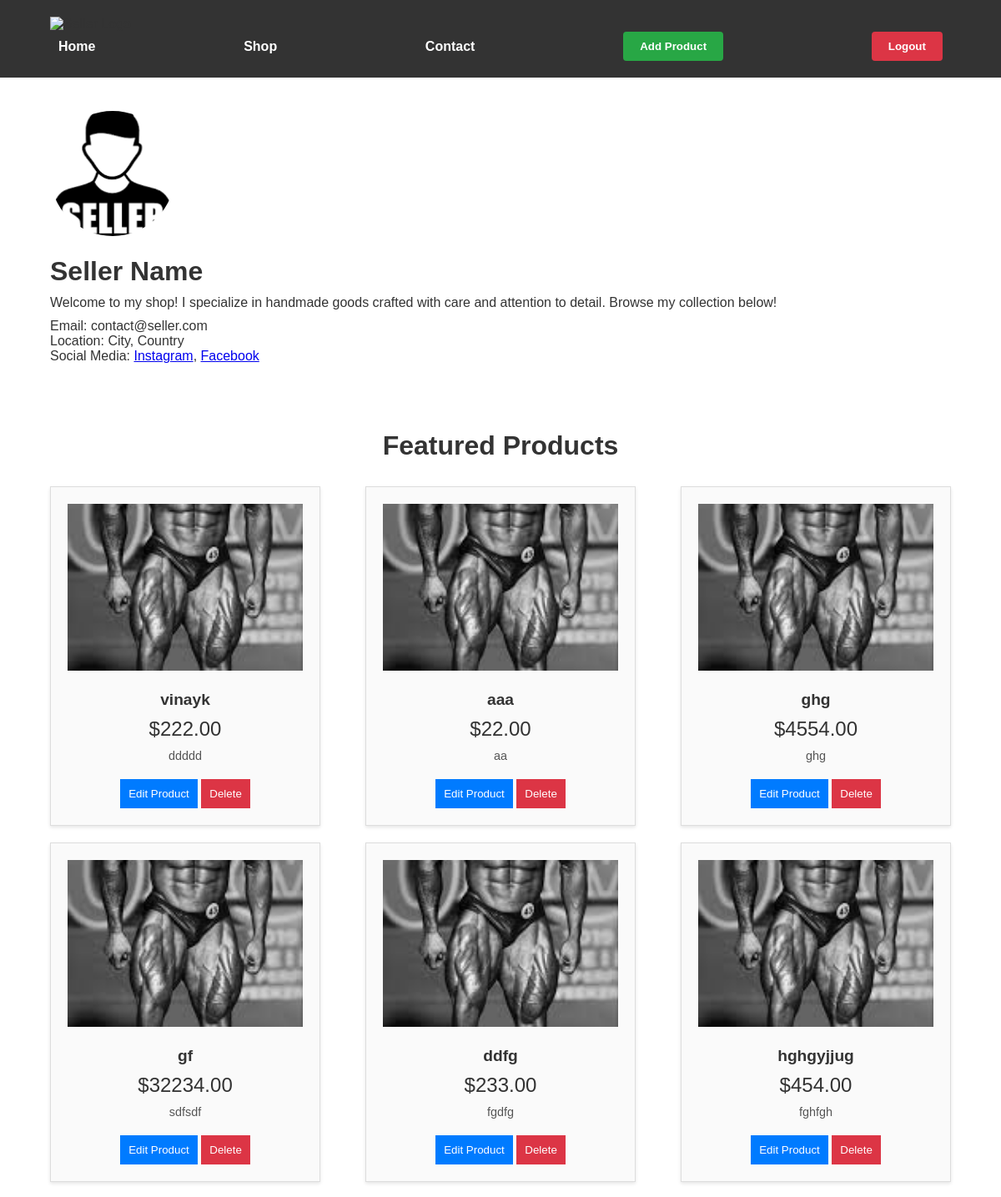
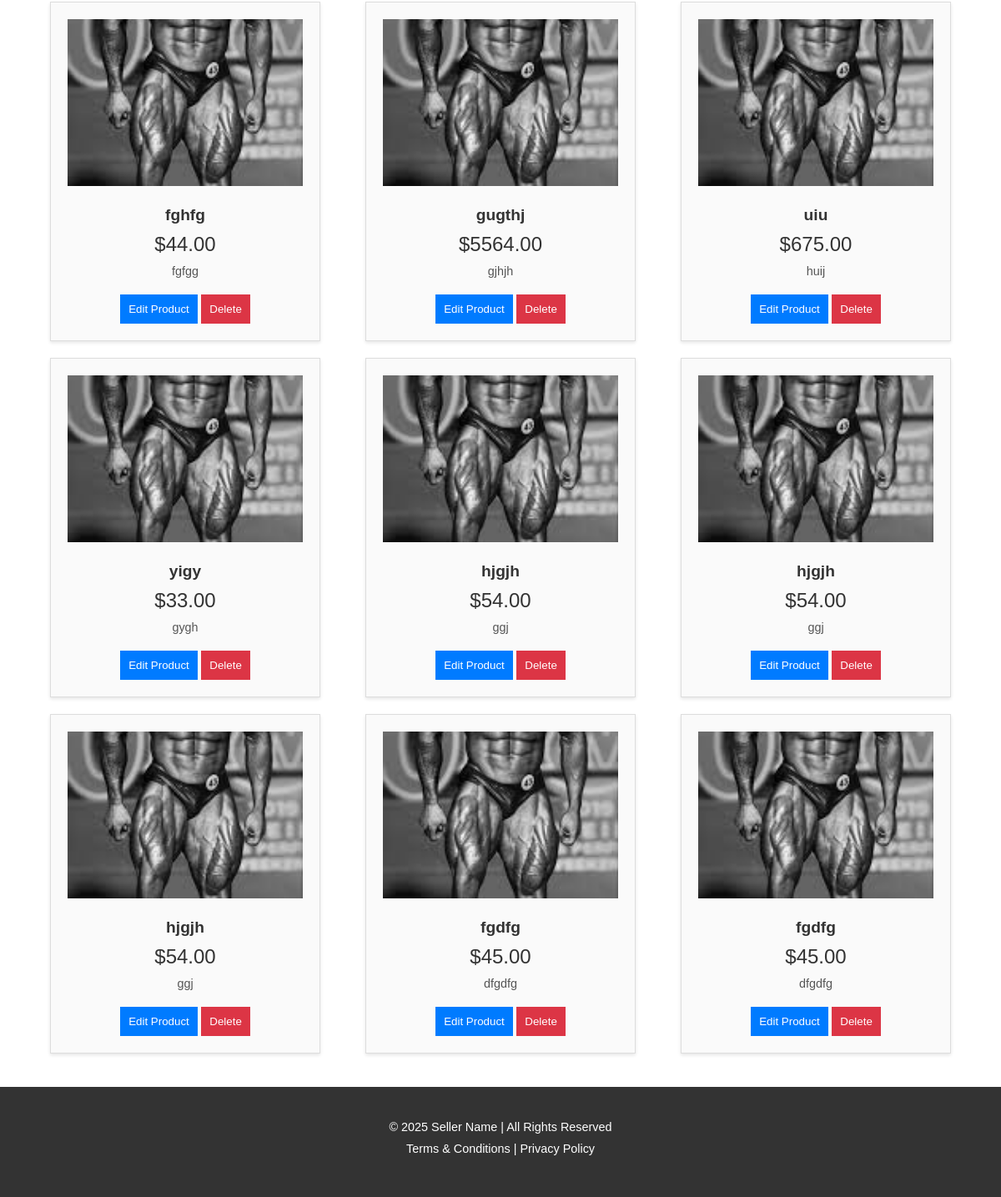
Before: /sellerview with the older database file (2 pictures, top to bottom).
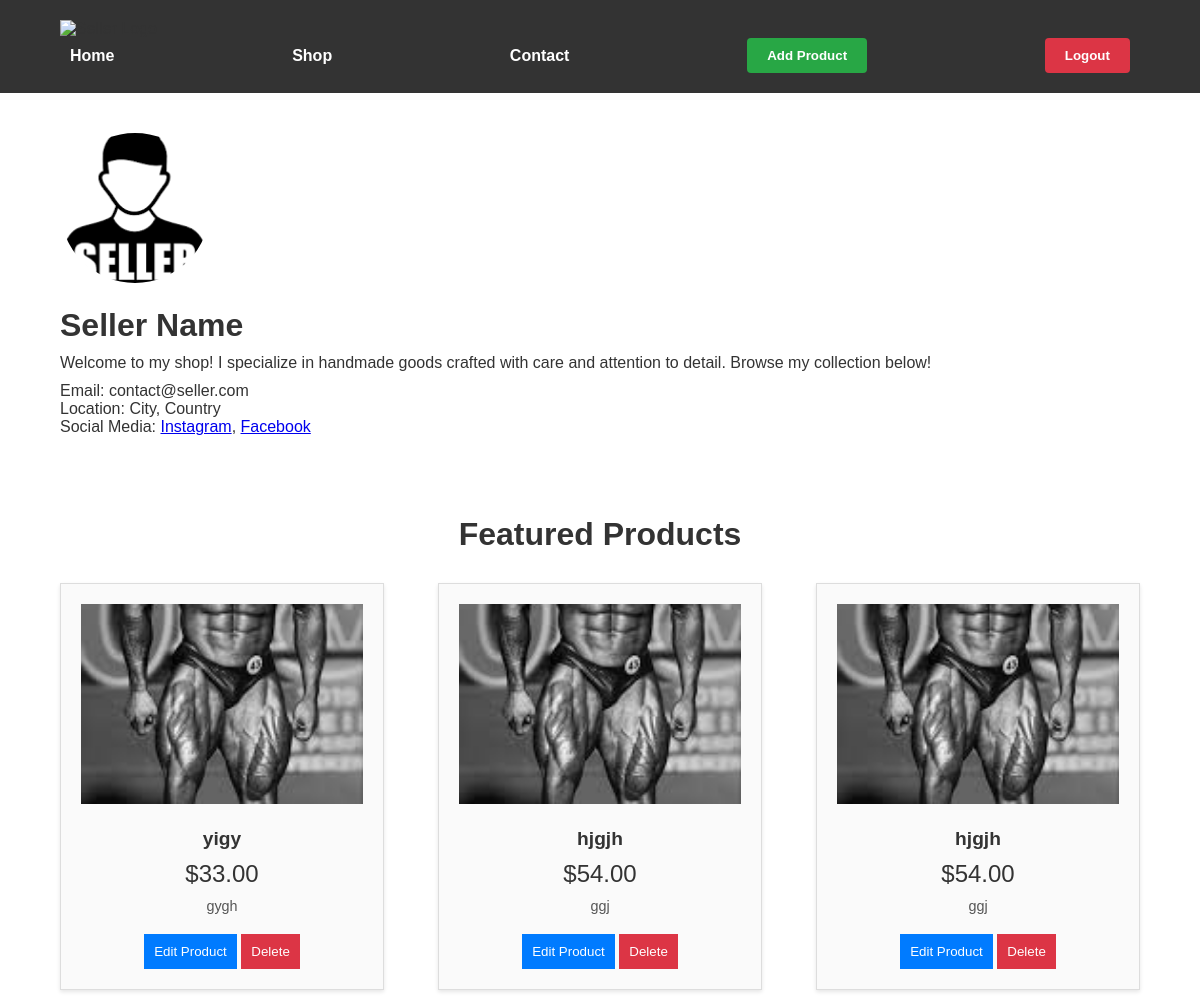
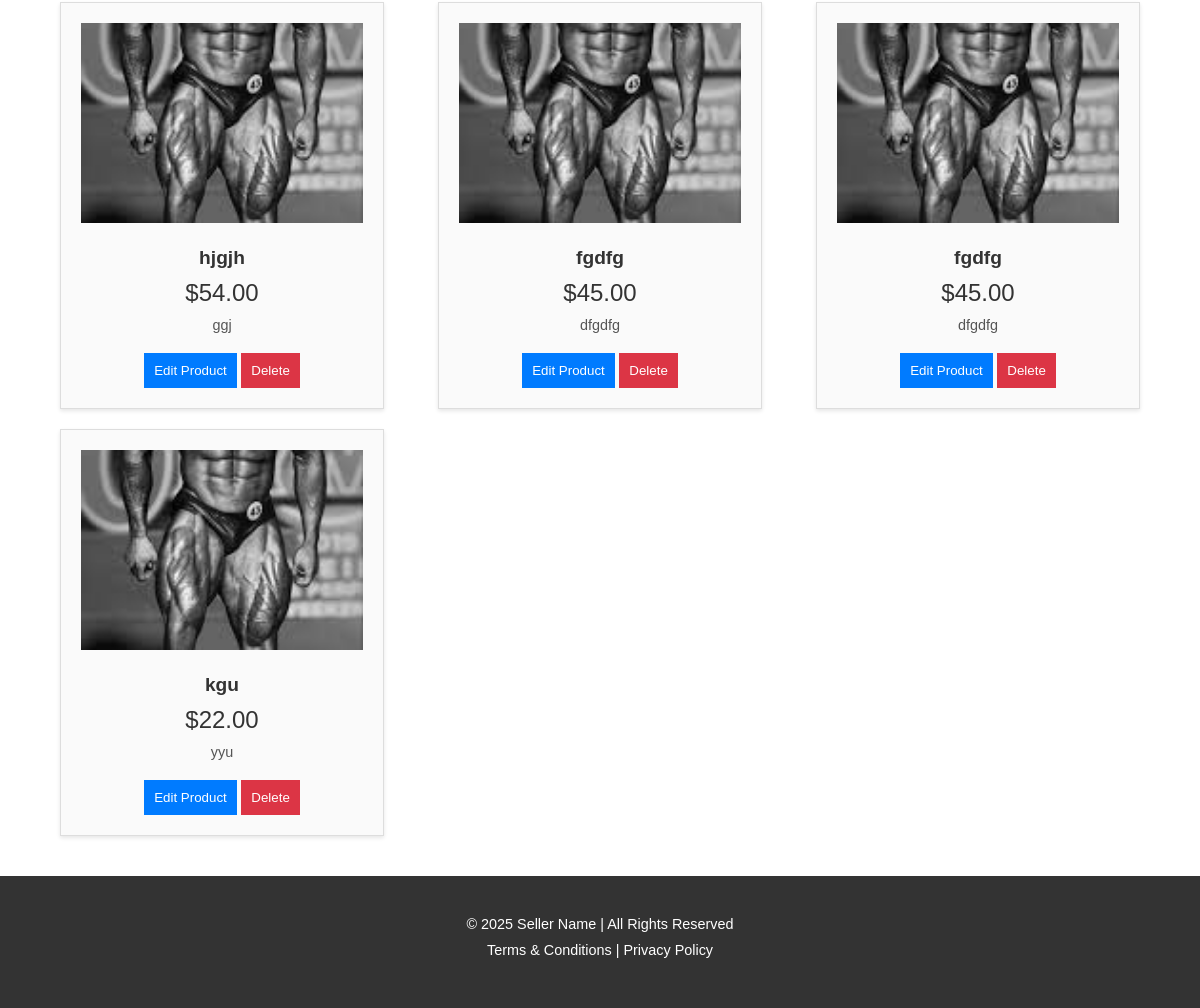
After: the same page with the newer database file (2 pictures, top to bottom).
### amazon_store/models.py (models this page shows)
class Product(models.Model):
    title = models.CharField(max_length=255)
    description = models.TextField()
    price = models.DecimalField(max_digits=10, decimal_places=2)
    image = models.ImageField(upload_to='product_images/', null=True, blank=True)
    category = models.CharField(max_length=255)

### amazon_store/views.py (the view)
# urls.py: path('sellerview',views.sellerview,name='sellerview'),
def sellerview(request):
    products = Product.objects.all()
    return render(request, 'seller/seller.html', {'products': products})

### templates/seller/seller.html (shortened to what this page needs)
{% load static %}
<!DOCTYPE html>
<html lang="en">
<head>
</head>
<body>
    <header>
        <div class="container">
            <img src="{% static 'logo.png' %}" alt="Seller Logo" class="logo">
            <nav>
                <ul>
                    <li><a href="{% url 'home' %}">Home</a></li>
                    <li><a href="#">Shop</a></li>
                    <li><a href="#">Contact</a></li>
                    <li><a href="{% url 'add_product' %}"><button class="add-btn">Add Product</button></a></li>
                    <li><a href="{% url 'logout' %}"><button class="logout-btn">Logout</button></a></li>
                </ul>
            </nav>
        </div>
    </header>
    <section class="profile">
        <div class="container">
            <img src="{% static 'seller.png' %}" alt="Seller Profile Picture" class="profile-img">
            <div class="profile-info">
                <h1>Seller Name</h1>
                <p>Welcome to my shop! I specialize in handmade goods crafted with care and attention to detail. Browse my collection below!</p>
                <ul>
                    <li>Email: contact@seller.com</li>
                    <li>Location: City, Country</li>
                    <li>Social Media: <a href="#">Instagram</a>, <a href="#">Facebook</a></li>
                </ul>
            </div>
        </div>
    </section>
    <section class="products">
        <div class="container">
            <h2>Featured Products</h2>
            <div class="product-list">
                {% for product in products %}
                <div class="product">
                    <img src="{% if product.image %}{{ product.image.url }}{% else %}{% static 'placeholder.jpg' %}{% endif %}" alt="Product Image">
                    <h3>{{ product.title }}</h3>
                    <p class="price">${{ product.price|floatformat:2 }}</p>
                    <p class="description">{{ product.description }}</p>
                    <button class="edit-btn"><a href="{% url 'edit_product' product.id %}">Edit Product</a></button>
                    <button class="delete-btn"><a href="{% url 'delete_view' product.id %}">Delete</a></button>
                </div>
                {% endfor %}
            </div>
        </div>
    </section>
    <section class="footer">
        <div class="container">
            <p>&copy; 2025 Seller Name | All Rights Reserved</p>
            <p>Terms & Conditions | Privacy Policy</p>
        </div>
    </section>
</body>
</html>

Changed rows visible on the page:
removed Product: image (picture), title "vinayk", price "222.00", description "ddddd"
removed Product: image (picture), title "aaa", price "22.00", description "aa"
removed Product: image (picture), title "ghg", price "4554.00", description "ghg"
removed Product: image (picture), title "gf", price "32234.00", description "sdfsdf"
removed Product: image (picture), title "ddfg", price "233.00", description "fgdfg"
removed Product: image (picture), title "hghgyjjug", price "454.00", description "fghfgh"
removed Product: image (picture), title "fghfg", price "44.00", description "fgfgg"
removed Product: image (picture), title "gugthj", price "5564.00", description "gjhjh"
removed Product: image (picture), title "uiu", price "675.00", description "huij"
added Product: image (picture), title "kgu", price "22.00", description "yyu"
